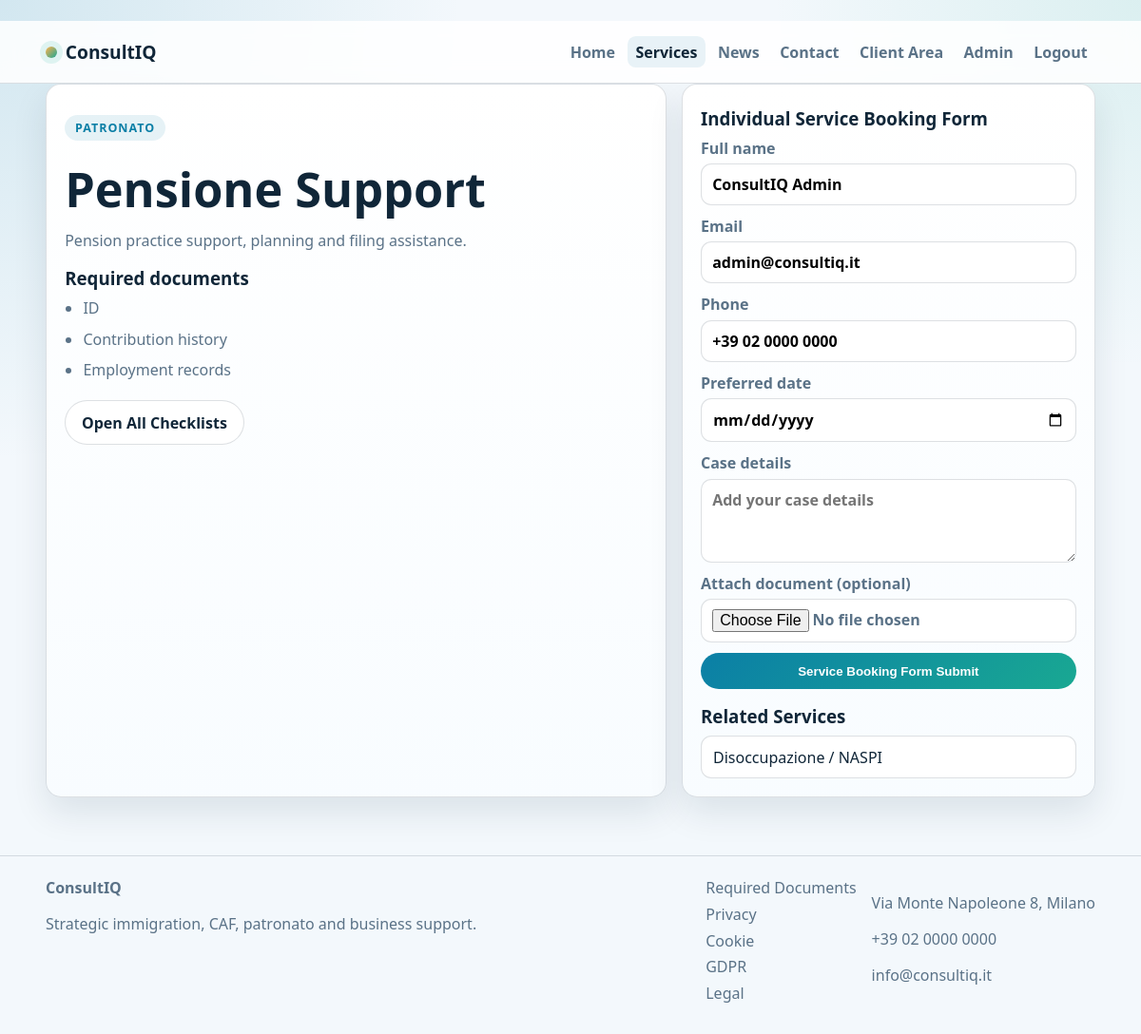
The app's page /services/patronato-pensione (signed in) with its own data.
### tables this page shows
CREATE TABLE users (id INTEGER PRIMARY KEY AUTOINCREMENT, full_name TEXT NOT NULL, email TEXT NOT NULL UNIQUE, phone TEXT, password_hash TEXT NOT NULL, role TEXT NOT NULL DEFAULT 'client', admin_totp_secret TEXT, created_at TEXT DEFAULT CURRENT_TIMESTAMP);

### main.py (the view)
@app.get("/services/{slug}")
def service_detail(request: Request, slug: str, booked: int = 0):
    service = SERVICE_BY_SLUG.get(slug)
    if not service:
        return RedirectResponse(url="/services", status_code=303)
    related = [s for s in SERVICES if s["category"] == service["category"] and s["slug"] != slug][:3]
    return render(request, "service_detail.html", page="services", title=f"{service['title']} | ConsultIQ", service=service, related=related, booked=booked)

### templates/service_detail.html (shortened to what this page needs)
﻿{% extends "base.html" %}
{% block content %}
<main class="section">
  <div class="container split-detail">
    <article class="card detail-main">
      <p class="pill">{{ service.category }}</p>
      <h1>{{ service.title }}</h1>
      <p class="lead">{{ service.summary }}</p>
      <h3>Required documents</h3>
      <ul>
        {% for d in service.documents %}<li>{{ d }}</li>{% endfor %}
      </ul>
      <div class="actions">
        <a class="btn ghost" href="/required-documents">Open All Checklists</a>
      </div>
    </article>
    <aside class="card">
      <h3>Individual Service Booking Form</h3>
      <form class="form plain" method="post" action="/services/{{ service.slug }}/book" enctype="multipart/form-data">
        <label>Full name<input type="text" name="full_name" value="{{ user.full_name if user else '' }}" required></label>
        <label>Email<input type="email" name="email" value="{{ user.email if user else '' }}" required></label>
        <label>Phone<input type="text" name="phone" value="{{ user.phone if user and user.phone else '' }}" required></label>
        <label>Preferred date<input type="date" name="preferred_date" required></label>
        <label>Case details<textarea name="message" rows="3" placeholder="Add your case details"></textarea></label>
        <label>Attach document (optional)<input type="file" name="document"></label>
        <button class="btn primary" type="submit">Service Booking Form Submit</button>
      </form>
      <h3>Related Services</h3>
      <div class="stack">
        {% for r in related %}
        <a class="tile-link" href="/services/{{ r.slug }}">{{ r.title }}</a>
        {% else %}
        <p>No related services.</p>
        {% endfor %}
      </div>
    </aside>
  </div>
</main>
{% endblock %}

### static/css/styles.css (style rules this page uses)
* { box-sizing: border-box; }
body { margin: 0; font-family: "Plus Jakarta Sans", "Segoe UI", sans-serif; color: var(--text); background: radial-gradient(circle at 0% 0%, rgba(11,127,166,.14), transparent 30%), radial-gradient(circle at 100% 0%, rgba(25,168,146,.11), transparent 24%), var(--bg); }
.container { width: min(1160px, 92vw); margin: 0 auto; }
h1 { margin: .72rem 0 .8rem; font-size: clamp(2rem, 4.2vw, 3.5rem); line-height: 1.08; }
h3 { margin: .2rem 0 .5rem; }
.lead { color: var(--muted); max-width: 66ch; }
.pill { display: inline-flex; padding: .32rem .68rem; border-radius: 999px; background: rgba(11,127,166,.1); color: var(--primary); font-size: .78rem; font-weight: 800; letter-spacing: .08em; text-transform: uppercase; }
.section { padding: 0 0 2.8rem; }
.actions { display: flex; flex-wrap: wrap; gap: .7rem; margin-top: 1rem; }
.btn { display: inline-flex; align-items: center; justify-content: center; text-decoration: none; border: 0; border-radius: 999px; padding: .72rem 1.05rem; font-weight: 700; cursor: pointer; }
.btn.primary { background: linear-gradient(135deg, var(--primary), var(--secondary)); color: #fff; }
.btn.ghost { border: 1px solid var(--line); background: #fff; color: var(--text); }
.glass-panel, .card, .table-wrap, .form { border: 1px solid var(--line); border-radius: 1rem; background: linear-gradient(180deg, rgba(255,255,255,.98), rgba(248,252,255,.98)); box-shadow: var(--shadow); }
.glass-panel, .card { padding: 1.2rem; }
.glass-panel ul, .card ul { margin: 0; padding-left: 1.2rem; color: var(--muted); display: grid; gap: .35rem; }
.split, .split-detail { display: grid; grid-template-columns: minmax(0,1.2fr) minmax(300px,.8fr); gap: 1rem; }
.detail-main li { margin-bottom: .3rem; }
.stack { display: grid; gap: .55rem; }
.tile-link { text-decoration: none; color: var(--text); border: 1px solid var(--line); border-radius: .7rem; padding: .65rem .75rem; background: #fff; }
label { display: grid; gap: .34rem; font-weight: 600; color: var(--muted); }
input, select, textarea { width: 100%; border: 1px solid var(--line); border-radius: .7rem; padding: .62rem .7rem; font: inherit; background: #fff; }
.form { padding: 1rem; display: grid; gap: .7rem; }
.form.plain { border: 0; box-shadow: none; background: transparent; padding: 0; }

### records on screen
users: full_name "ConsultIQ Admin", email "admin@consultiq.it", phone "+39 02 0000 0000"

### other values on screen
{{ service.category }} "PATRONATO"
{{ service.title }} "Pensione Support"
{{ service.summary }} "Pension practice support, planning and filing assistance."
{{ d }} "ID" "Contribution history" "Employment records"
{{ r.title }} "Disoccupazione / NASPI"
